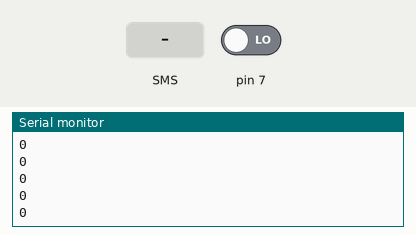
A sketch run on a simulated Arduino Uno, built with avr-gcc and run on an emulated ATmega328P. Shown: the last lines printed to the serial monitor. The test bench sets the inputs (shaded band); at power-on: pin 7 LOW.

Above: at 9.2 s.
9.3 s: text message "o" received
At 10.1 s:
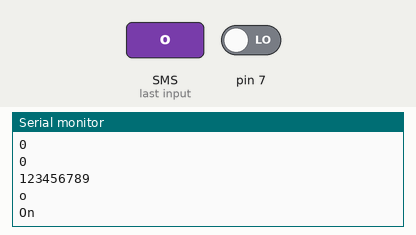
10.8 s: text message "O" received
At 11.6 s:
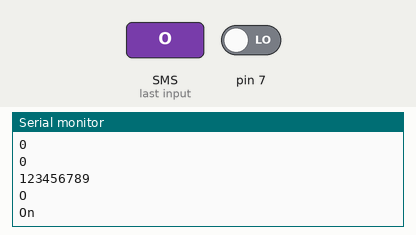
12.3 s: text message "r" received
At 12.9 s:
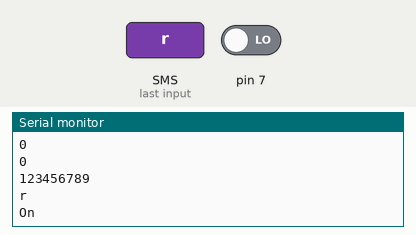
13.8 s: text message "R" received
At 14.6 s:
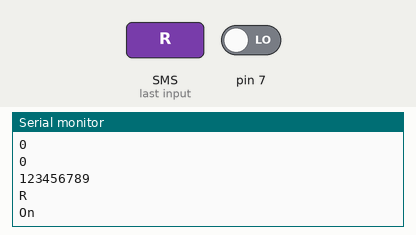
15.3 s: text message "x" received
At 16.1 s:
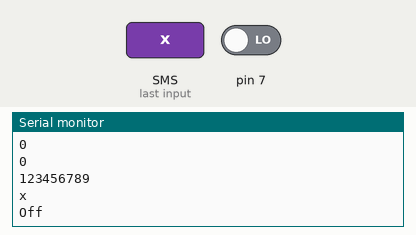
16.8 s: text message "X" received
At 17.4 s:
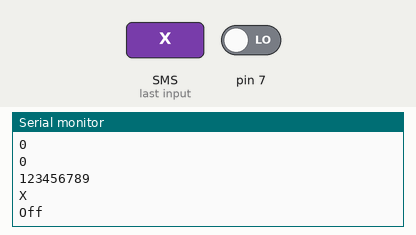

Measured:
- after the input at 9.3 s, the serial monitor: prints a new line after 0.07 s (image 1)
- after the input at 10.8 s, the serial monitor: prints a new line after 0.08 s (image 2)
- after the input at 12.3 s, the serial monitor: prints a new line after 0.08 s (image 3)
- after the input at 13.8 s, the serial monitor: prints a new line after 0.08 s (image 4)
- after the input at 15.3 s, the serial monitor: prints a new line after 0.08 s (image 5)
- after the input at 16.8 s, the serial monitor: prints a new line after 0.08 s (image 6)

The sketch:

SMS_MoveSensor.ino
```cpp
//Tpmas de Camino
//Conecta un Relay conectad en pin 5.

#include <GSM.h>
#include<stdlib.h>


#define PINNUMBER "" //numero de pin del SIM
//PHONENUMBER es el numero a donde se envian los reportes
#define PHONENUMBER "87085298"
char remoteNumber[20];

//clase para el GSM
GSM gsm;
GSM_SMS sms;

boolean isArmed = false;
int count = 0;

void setup()
{

  Serial.begin(9600);
  //prender el GSM SHield
  GSMpower();

  // INICIA GSM tomado y adaptado de GSM arduino example
  boolean notConnected = true;
  while(notConnected)
  {
    Serial.print("conectando...");
    if(gsm.begin()==GSM_READY)
      notConnected = false;
    else
    {
      Serial.println("No hay conexion");
      delay(1000);
    }

  }

  Serial.println("GSM conectado");
  //elimina cualquier mensaje anterior en el SIM
  sms.flush();
  pinMode(7,INPUT);

}

void loop()
{

  count+=digitalRead(7);
  Serial.println(count);
  //verifica si hay mensajes SMS
  char c;
  if (sms.available()){
    //obtiene el numero den sender
    sms.remoteNumber(remoteNumber, 20);
    Serial.println(remoteNumber);
    while(c=sms.read()){
      Serial.println(c);
      if(c =='o'||c=='O'){
        Serial.println("On");
        isArmed = true;
        count = 0;
        sms.beginSMS(PHONENUMBER);
        sms.print("Alarma On");
        sms.endSMS();
        Serial.println("\nENVIADO!\n");
      }
      if(c =='r'||c=='R'){
        Serial.println("On");
        isArmed = true;
        count = 0;
        sms.beginSMS(PHONENUMBER);
        sms.print("reset done");
        sms.endSMS();
        Serial.println("\nENVIADO!\n");
      }
      if(c =='x'||c=='X'){
        Serial.println("Off");
        isArmed = false;
        count = 0;
        sms.beginSMS(PHONENUMBER);
        sms.print("Alarma Off");
        sms.endSMS();
        Serial.println("\nENVIADO!\n");
      }
      sms.flush();
    }
  }
  if(isArmed){
    if((count>10)){
      sms.beginSMS(PHONENUMBER);
      sms.print("Movimiento detectado");
      sms.endSMS();
      count = 0;
    }
  }
}


//************* Funciones del GSM *****************
//***********************************************
void GSMpower()
// equivalente  apretar y soltar el boton
{
  digitalWrite(9, HIGH);
  delay(1000);
  digitalWrite(9, LOW);
  delay(5000);
  digitalWrite(9, HIGH);
}
```
